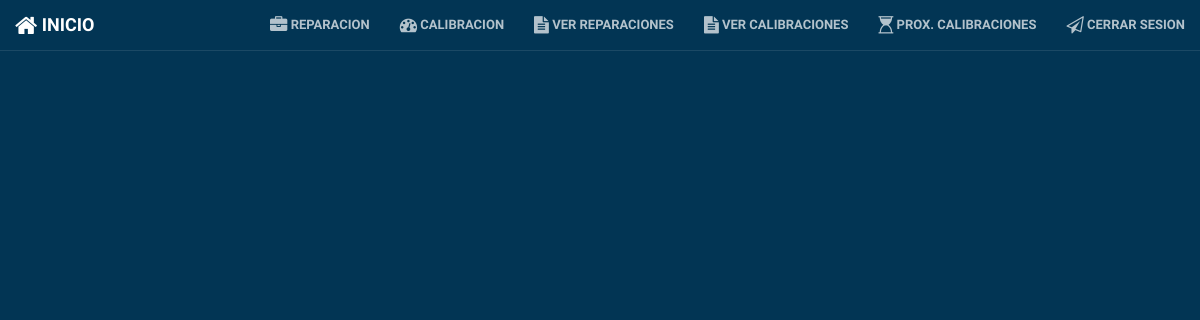
The app's page /calibration_pending/ (signed in), older data.
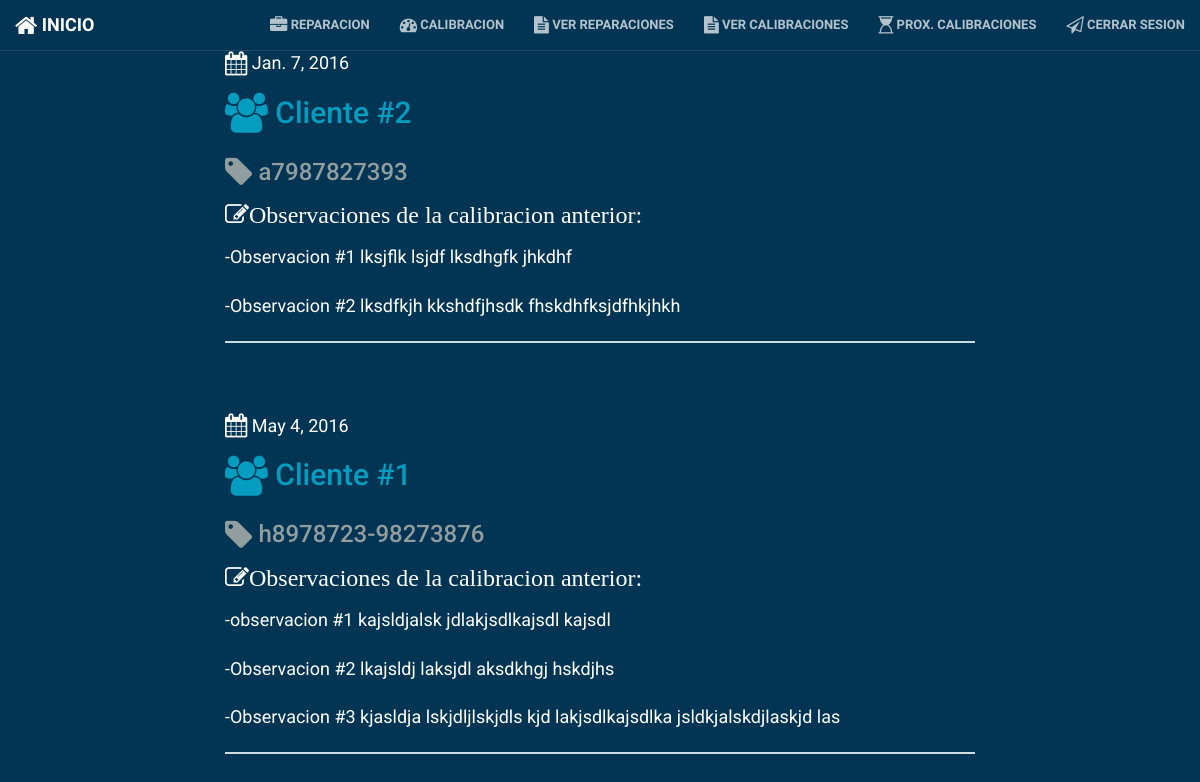
The same page, newer data.
### reportes/models.py (models this page shows)
class Calibracion(models.Model):
	fecha = models.DateField('Fecha', default=timezone.now)
	cliente = models.CharField('Cliente', max_length=50, null=True)
	sigCalibracion = models.DateField('Siguiente Calibracion', default=six_months_from_now)
	numeroSerie = models.CharField('Numero de Serie', max_length=36)
	nombreTecnico = models.CharField('Tecnico responsable', max_length=80)
	nombreEncargado = models.CharField('Encargado del area', max_length=80)
	observaciones = models.TextField('Observaciones', blank=True, null=True)
	costo = models.DecimalField('Costo (MXN)', max_digits=5, decimal_places=2)
	class Meta:
		verbose_name = "Calibracion"
        verbose_name_plural = "Calibraciones"
	def __str__(self):
		return str(self.fecha)
		pass

### reportes/views.py (the view)
# urls.py: url(r'^calibration_pending/$', views.calibration_pending, name='calibration_pending'),
def calibration_pending(request):
    calibraciones = Calibracion.objects.filter(fecha__lte=timezone.now()).order_by('fecha')
    return render(request, 'reportes/calibration_pending.html', {'calibraciones': calibraciones})

### reportes/templates/reportes/calibration_pending.html
{% extends "reportes/base.html" %}
{% block content %}
{% if user.is_authenticated %}
    {% for calibracion in calibraciones %}
        <div class="reporte">
            <div class="date"><i class="fa fa-calendar fa-lg"></i>
                {{ calibracion.sigCalibracion }}
            </div>
            <h2><a href="{% url "reportes.views.calibration_detail" pk=calibracion.pk %}"><i class="fa fa-users fa-lg"></i> {{ calibracion.cliente }}</a></h2>
            <h3 class="nserie"><i class="fa fa-tag fa-lg"></i> {{ calibracion.numeroSerie }}</h3>
            <p class="observaciones"><i class="fa fa-pencil-square-o fa-lg">Observaciones de la calibracion anterior: </i>{{ calibracion.observaciones|linebreaks }}</p>
        </div>
        <hr>
    {% endfor %}
{% endif %}
{% endblock content %}

Row changes from the older to the newer data that the page shows:
added Calibracion: sigCalibracion "Jan. 7, 2016", cliente "Cliente #2", numeroSerie "a7987827393", observaciones "-Observacion #1 lksjflk lsjdf lksdhgfk jhkdhf -Observacion #2 lksdfkjh kkshdfjhsdk fhskdhfksjdfhkjhkh"
added Calibracion: sigCalibracion "May 4, 2016", cliente "Cliente #1", numeroSerie "h8978723-98273876", observaciones "-observacion #1 kajsldjalsk jdlakjsdlkajsdl kajsdl -Observacion #2 lkajsldj laksjdl aksdkhgj hskdjhs -Observacion #3 kjasldja lskjdljlskjdls kjd lakjsdlkajsdlka jsldkjalskdjlaskjd las"
